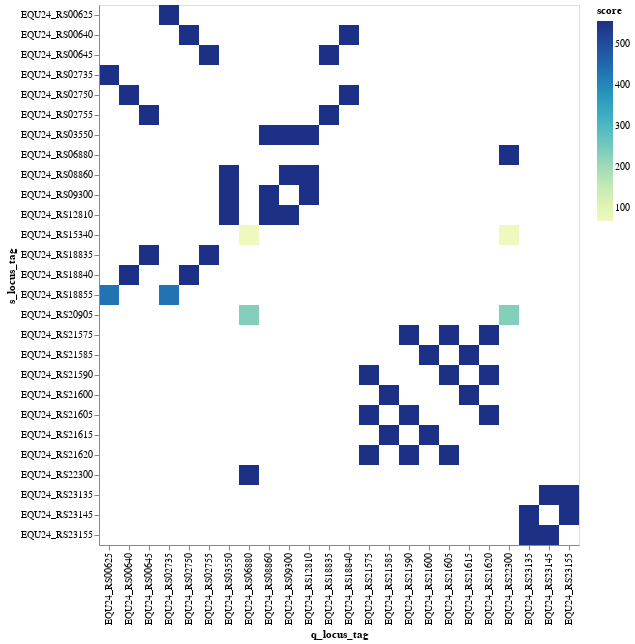

This figure's notebook cell:
### Code cell
alt.Chart(ex_adj).mark_rect().encode(
    x = alt.X('q_locus_tag:O'),
    y = alt.Y('s_locus_tag:O'),
    color = alt.Color('score:Q'),
    tooltip = ['query_name:O','subject_name:O','score:Q','pident:Q','aln_len:Q']
)

### Figure 1 — Vega-Lite specification as saved in the notebook (floating-point values rounded to 4 significant figures)
{"config": {"view": {"continuousWidth": 400, "continuousHeight": 300}}, "data": {"name": "data-1b30a2924ebaf37a561e68d47787b921"}, "mark": "rect", "encoding": {"color": {"type": "quantitative", "field": "score"}, "tooltip": [{"type": "ordinal", "field": "query_name"}, {"type": "ordinal", "field": "subject_name"}, {"type": "quantitative", "field": "score"}, {"type": "quantitative", "field": "pident"}, {"type": "quantitative", "field": "aln_len"}], "x": {"type": "ordinal", "field": "q_locus_tag"}, "y": {"type": "ordinal", "field": "s_locus_tag"}}, "$schema": "https://vega.github.io/schema/vega-lite/v4.8.1.json", "datasets": {"data-1b30a2924ebaf37a561e68d47787b921": [{"query_name": "EQU24_RS00625||", "subject_name": "EQU24_RS02735||", "pident": 100.0, "aln_len": 300, "mismatches": 0, "gap_opens": 0, "query_start": 1, "query_end": 300, "subject_start": 1, "subject_end": 300, "evalue": 1.37e-159, "score": 555.0, "q_locus_tag": "EQU24_RS00625", "q_gene": "", "q_product": "", "s_locus_tag": "EQU24_RS02735", "s_gene": "", "s_product": ""}, {"query_name": "EQU24_RS00625||", "subject_name": "EQU24_RS18855||", "pident": 100.0, "aln_len": 234, "mismatches": 0, "gap_opens": 0, "query_start": 67, "query_end": 300, "subject_start": 67, "subject_end": 300, "evalue": 6.68e-123, "score": 433.0, "q_locus_tag": "EQU24_RS00625", "q_gene": "", "q_product": "", "s_locus_tag": "EQU24_RS18855", "s_gene": "", "s_product": ""}, {"query_name": "EQU24_RS00640||", "subject_name": "EQU24_RS18840||", "pident": 100.0, "aln_len": 300, "mismatches": 0, "gap_opens": 0, "query_start": 1, "query_end": 300, "subject_start": 1, "subject_end": 300, "evalue": 1.37e-159, "score": 555.0, "q_locus_tag": "EQU24_RS00640", "q_gene": "", "q_product": "", "s_locus_tag": "EQU24_RS18840", "s_gene": "", "s_product": ""}, {"query_name": "EQU24_RS00640||", "subject_name": "EQU24_RS02750||", "pident": 100.0, "aln_len": 300, "mismatches": 0, "gap_opens": 0, "query_start": 1, "query_end": 300, "subject_start": 1, "subject_end": 300, "evalue": 1.37e-159, "score": 555.0, "q_locus_tag": "EQU24_RS00640", "q_gene": "", "q_product": "", "s_locus_tag": "EQU24_RS02750", "s_gene": "", "s_product": ""}, {"query_name": "EQU24_RS00645||", "subject_name": "EQU24_RS18835||", "pident": 100.0, "aln_len": 300, "mismatches": 0, "gap_opens": 0, "query_start": 1, "query_end": 300, "subject_start": 1, "subject_end": 300, "evalue": 1.37e-159, "score": 555.0, "q_locus_tag": "EQU24_RS00645", "q_gene": "", "q_product": "", "s_locus_tag": "EQU24_RS18835", "s_gene": "", "s_product": ""}, {"query_name": "EQU24_RS00645||", "subject_name": "EQU24_RS02755||", "pident": 100.0, "aln_len": 300, "mismatches": 0, "gap_opens": 0, "query_start": 1, "query_end": 300, "subject_start": 1, "subject_end": 300, "evalue": 1.37e-159, "score": 555.0, "q_locus_tag": "EQU24_RS00645", "q_gene": "", "q_product": "", "s_locus_tag": "EQU24_RS02755", "s_gene": "", "s_product": ""}, {"query_name": "EQU24_RS02735||", "subject_name": "EQU24_RS00625||", "pident": 100.0, "aln_len": 300, "mismatches": 0, "gap_opens": 0, "query_start": 1, "query_end": 300, "subject_start": 1, "subject_end": 300, "evalue": 1.37e-159, "score": 555.0, "q_locus_tag": "EQU24_RS02735", "q_gene": "", "q_product": "", "s_locus_tag": "EQU24_RS00625", "s_gene": "", "s_product": ""}, {"query_name": "EQU24_RS02735||", "subject_name": "EQU24_RS18855||", "pident": 100.0, "aln_len": 234, "mismatches": 0, "gap_opens": 0, "query_start": 67, "query_end": 300, "subject_start": 67, "subject_end": 300, "evalue": 6.68e-123, "score": 433.0, "q_locus_tag": "EQU24_RS02735", "q_gene": "", "q_product": "", "s_locus_tag": "EQU24_RS18855", "s_gene": "", "s_product": ""}, {"query_name": "EQU24_RS02750||", "subject_name": "EQU24_RS18840||", "pident": 100.0, "aln_len": 300, "mismatches": 0, "gap_opens": 0, "query_start": 1, "query_end": 300, "subject_start": 1, "subject_end": 300, "evalue": 1.37e-159, "score": 555.0, "q_locus_tag": "EQU24_RS02750", "q_gene": "", "q_product": "", "s_locus_tag": "EQU24_RS18840", "s_gene": "", "s_product": ""}, {"query_name": "EQU24_RS02750||", "subject_name": "EQU24_RS00640||", "pident": 100.0, "aln_len": 300, "mismatches": 0, "gap_opens": 0, "query_start": 1, "query_end": 300, "subject_start": 1, "subject_end": 300, "evalue": 1.37e-159, "score": 555.0, "q_locus_tag": "EQU24_RS02750", "q_gene": "", "q_product": "", "s_locus_tag": "EQU24_RS00640", "s_gene": "", "s_product": ""}, {"query_name": "EQU24_RS02755||", "subject_name": "EQU24_RS18835||", "pident": 100.0, "aln_len": 300, "mismatches": 0, "gap_opens": 0, "query_start": 1, "query_end": 300, "subject_start": 1, "subject_end": 300, "evalue": 1.37e-159, "score": 555.0, "q_locus_tag": "EQU24_RS02755", "q_gene": "", "q_product": "", "s_locus_tag": "EQU24_RS18835", "s_gene": "", "s_product": ""}, {"query_name": "EQU24_RS02755||", "subject_name": "EQU24_RS00645||", "pident": 100.0, "aln_len": 300, "mismatches": 0, "gap_opens": 0, "query_start": 1, "query_end": 300, "subject_start": 1, "subject_end": 300, "evalue": 1.37e-159, "score": 555.0, "q_locus_tag": "EQU24_RS02755", "q_gene": "", "q_product": "", "s_locus_tag": "EQU24_RS00645", "s_gene": "", "s_product": ""}, {"query_name": "EQU24_RS03550|ltrA|group", "subject_name": "EQU24_RS12810|ltrA|group", "pident": 100.0, "aln_len": 300, "mismatches": 0, "gap_opens": 0, "query_start": 1, "query_end": 300, "subject_start": 1, "subject_end": 300, "evalue": 1.37e-159, "score": 555.0, "q_locus_tag": "EQU24_RS03550", "q_gene": "ltrA", "q_product": "group", "s_locus_tag": "EQU24_RS12810", "s_gene": "ltrA", "s_product": "group"}, {"query_name": "EQU24_RS03550|ltrA|group", "subject_name": "EQU24_RS09300|ltrA|group", "pident": 100.0, "aln_len": 300, "mismatches": 0, "gap_opens": 0, "query_start": 1, "query_end": 300, "subject_start": 1, "subject_end": 300, "evalue": 1.37e-159, "score": 555.0, "q_locus_tag": "EQU24_RS03550", "q_gene": "ltrA", "q_product": "group", "s_locus_tag": "EQU24_RS09300", "s_gene": "ltrA", "s_product": "group"}, {"query_name": "EQU24_RS03550|ltrA|group", "subject_name": "EQU24_RS08860|ltrA|group", "pident": 100.0, "aln_len": 300, "mismatches": 0, "gap_opens": 0, "query_start": 1, "query_end": 300, "subject_start": 1, "subject_end": 300, "evalue": 1.37e-159, "score": 555.0, "q_locus_tag": "EQU24_RS03550", "q_gene": "ltrA", "q_product": "group", "s_locus_tag": "EQU24_RS08860", "s_gene": "ltrA", "s_product": "group"}, {"query_name": "EQU24_RS06880||hypothetical", "subject_name": "EQU24_RS22300||hypothetical", "pident": 100.0, "aln_len": 300, "mismatches": 0, "gap_opens": 0, "query_start": 1, "query_end": 300, "subject_start": 1, "subject_end": 300, "evalue": 1.37e-159, "score": 555.0, "q_locus_tag": "EQU24_RS06880", "q_gene": "", "q_product": "hypothetical", "s_locus_tag": "EQU24_RS22300", "s_gene": "", "s_product": "hypothetical"}, {"query_name": "EQU24_RS06880||hypothetical", "subject_name": "EQU24_RS20905||ISKra4", "pident": 89.95, "aln_len": 189, "mismatches": 7, "gap_opens": 4, "query_start": 124, "query_end": 300, "subject_start": 14, "subject_end": 202, "evalue": 7.27e-63, "score": 233.0, "q_locus_tag": "EQU24_RS06880", "q_gene": "", "q_product": "hypothetical", "s_locus_tag": "EQU24_RS20905", "s_gene": "", "s_product": "ISKra4"}, {"query_name": "EQU24_RS06880||hypothetical", "subject_name": "EQU24_RS15340||adenine", "pident": 95.35, "aln_len": 43, "mismatches": 1, "gap_opens": 1, "query_start": 252, "query_end": 293, "subject_start": 2, "subject_end": 44, "evalue": 7.81e-13, "score": 67.6, "q_locus_tag": "EQU24_RS06880", "q_gene": "", "q_product": "hypothetical", "s_locus_tag": "EQU24_RS15340", "s_gene": "", "s_product": "adenine"}, {"query_name": "EQU24_RS08860|ltrA|group", "subject_name": "EQU24_RS12810|ltrA|group", "pident": 100.0, "aln_len": 300, "mismatches": 0, "gap_opens": 0, "query_start": 1, "query_end": 300, "subject_start": 1, "subject_end": 300, "evalue": 1.37e-159, "score": 555.0, "q_locus_tag": "EQU24_RS08860", "q_gene": "ltrA", "q_product": "group", "s_locus_tag": "EQU24_RS12810", "s_gene": "ltrA", "s_product": "group"}, {"query_name": "EQU24_RS08860|ltrA|group", "subject_name": "EQU24_RS09300|ltrA|group", "pident": 100.0, "aln_len": 300, "mismatches": 0, "gap_opens": 0, "query_start": 1, "query_end": 300, "subject_start": 1, "subject_end": 300, "evalue": 1.37e-159, "score": 555.0, "q_locus_tag": "EQU24_RS08860", "q_gene": "ltrA", "q_product": "group", "s_locus_tag": "EQU24_RS09300", "s_gene": "ltrA", "s_product": "group"}, {"query_name": "EQU24_RS08860|ltrA|group", "subject_name": "EQU24_RS03550|ltrA|group", "pident": 100.0, "aln_len": 300, "mismatches": 0, "gap_opens": 0, "query_start": 1, "query_end": 300, "subject_start": 1, "subject_end": 300, "evalue": 1.37e-159, "score": 555.0, "q_locus_tag": "EQU24_RS08860", "q_gene": "ltrA", "q_product": "group", "s_locus_tag": "EQU24_RS03550", "s_gene": "ltrA", "s_product": "group"}, {"query_name": "EQU24_RS09300|ltrA|group", "subject_name": "EQU24_RS12810|ltrA|group", "pident": 100.0, "aln_len": 300, "mismatches": 0, "gap_opens": 0, "query_start": 1, "query_end": 300, "subject_start": 1, "subject_end": 300, "evalue": 1.37e-159, "score": 555.0, "q_locus_tag": "EQU24_RS09300", "q_gene": "ltrA", "q_product": "group", "s_locus_tag": "EQU24_RS12810", "s_gene": "ltrA", "s_product": "group"}, {"query_name": "EQU24_RS09300|ltrA|group", "subject_name": "EQU24_RS08860|ltrA|group", "pident": 100.0, "aln_len": 300, "mismatches": 0, "gap_opens": 0, "query_start": 1, "query_end": 300, "subject_start": 1, "subject_end": 300, "evalue": 1.37e-159, "score": 555.0, "q_locus_tag": "EQU24_RS09300", "q_gene": "ltrA", "q_product": "group", "s_locus_tag": "EQU24_RS08860", "s_gene": "ltrA", "s_product": "group"}, {"query_name": "EQU24_RS09300|ltrA|group", "subject_name": "EQU24_RS03550|ltrA|group", "pident": 100.0, "aln_len": 300, "mismatches": 0, "gap_opens": 0, "query_start": 1, "query_end": 300, "subject_start": 1, "subject_end": 300, "evalue": 1.37e-159, "score": 555.0, "q_locus_tag": "EQU24_RS09300", "q_gene": "ltrA", "q_product": "group", "s_locus_tag": "EQU24_RS03550", "s_gene": "ltrA", "s_product": "group"}, {"query_name": "EQU24_RS12810|ltrA|group", "subject_name": "EQU24_RS09300|ltrA|group", "pident": 100.0, "aln_len": 300, "mismatches": 0, "gap_opens": 0, "query_start": 1, "query_end": 300, "subject_start": 1, "subject_end": 300, "evalue": 1.37e-159, "score": 555.0, "q_locus_tag": "EQU24_RS12810", "q_gene": "ltrA", "q_product": "group", "s_locus_tag": "EQU24_RS09300", "s_gene": "ltrA", "s_product": "group"}, {"query_name": "EQU24_RS12810|ltrA|group", "subject_name": "EQU24_RS08860|ltrA|group", "pident": 100.0, "aln_len": 300, "mismatches": 0, "gap_opens": 0, "query_start": 1, "query_end": 300, "subject_start": 1, "subject_end": 300, "evalue": 1.37e-159, "score": 555.0, "q_locus_tag": "EQU24_RS12810", "q_gene": "ltrA", "q_product": "group", "s_locus_tag": "EQU24_RS08860", "s_gene": "ltrA", "s_product": "group"}, {"query_name": "EQU24_RS12810|ltrA|group", "subject_name": "EQU24_RS03550|ltrA|group", "pident": 100.0, "aln_len": 300, "mismatches": 0, "gap_opens": 0, "query_start": 1, "query_end": 300, "subject_start": 1, "subject_end": 300, "evalue": 1.37e-159, "score": 555.0, "q_locus_tag": "EQU24_RS12810", "q_gene": "ltrA", "q_product": "group", "s_locus_tag": "EQU24_RS03550", "s_gene": "ltrA", "s_product": "group"}, {"query_name": "EQU24_RS18835||", "subject_name": "EQU24_RS02755||", "pident": 100.0, "aln_len": 300, "mismatches": 0, "gap_opens": 0, "query_start": 1, "query_end": 300, "subject_start": 1, "subject_end": 300, "evalue": 1.37e-159, "score": 555.0, "q_locus_tag": "EQU24_RS18835", "q_gene": "", "q_product": "", "s_locus_tag": "EQU24_RS02755", "s_gene": "", "s_product": ""}, {"query_name": "EQU24_RS18835||", "subject_name": "EQU24_RS00645||", "pident": 100.0, "aln_len": 300, "mismatches": 0, "gap_opens": 0, "query_start": 1, "query_end": 300, "subject_start": 1, "subject_end": 300, "evalue": 1.37e-159, "score": 555.0, "q_locus_tag": "EQU24_RS18835", "q_gene": "", "q_product": "", "s_locus_tag": "EQU24_RS00645", "s_gene": "", "s_product": ""}, {"query_name": "EQU24_RS18840||", "subject_name": "EQU24_RS02750||", "pident": 100.0, "aln_len": 300, "mismatches": 0, "gap_opens": 0, "query_start": 1, "query_end": 300, "subject_start": 1, "subject_end": 300, "evalue": 1.37e-159, "score": 555.0, "q_locus_tag": "EQU24_RS18840", "q_gene": "", "q_product": "", "s_locus_tag": "EQU24_RS02750", "s_gene": "", "s_product": ""}, {"query_name": "EQU24_RS18840||", "subject_name": "EQU24_RS00640||", "pident": 100.0, "aln_len": 300, "mismatches": 0, "gap_opens": 0, "query_start": 1, "query_end": 300, "subject_start": 1, "subject_end": 300, "evalue": 1.37e-159, "score": 555.0, "q_locus_tag": "EQU24_RS18840", "q_gene": "", "q_product": "", "s_locus_tag": "EQU24_RS00640", "s_gene": "", "s_product": ""}, {"query_name": "EQU24_RS21575|tkt|transketolase", "subject_name": "EQU24_RS21620|tkt|transketolase", "pident": 100.0, "aln_len": 300, "mismatches": 0, "gap_opens": 0, "query_start": 1, "query_end": 300, "subject_start": 1, "subject_end": 300, "evalue": 1.37e-159, "score": 555.0, "q_locus_tag": "EQU24_RS21575", "q_gene": "tkt", "q_product": "transketolase", "s_locus_tag": "EQU24_RS21620", "s_gene": "tkt", "s_product": "transketolase"}, {"query_name": "EQU24_RS21575|tkt|transketolase", "subject_name": "EQU24_RS21605|tkt|transketolase", "pident": 100.0, "aln_len": 300, "mismatches": 0, "gap_opens": 0, "query_start": 1, "query_end": 300, "subject_start": 1, "subject_end": 300, "evalue": 1.37e-159, "score": 555.0, "q_locus_tag": "EQU24_RS21575", "q_gene": "tkt", "q_product": "transketolase", "s_locus_tag": "EQU24_RS21605", "s_gene": "tkt", "s_product": "transketolase"}, {"query_name": "EQU24_RS21575|tkt|transketolase", "subject_name": "EQU24_RS21590|tkt|transketolase", "pident": 100.0, "aln_len": 300, "mismatches": 0, "gap_opens": 0, "query_start": 1, "query_end": 300, "subject_start": 1, "subject_end": 300, "evalue": 1.37e-159, "score": 555.0, "q_locus_tag": "EQU24_RS21575", "q_gene": "tkt", "q_product": "transketolase", "s_locus_tag": "EQU24_RS21590", "s_gene": "tkt", "s_product": "transketolase"}, {"query_name": "EQU24_RS21585||hypothetical", "subject_name": "EQU24_RS21615||hypothetical", "pident": 100.0, "aln_len": 300, "mismatches": 0, "gap_opens": 0, "query_start": 1, "query_end": 300, "subject_start": 1, "subject_end": 300, "evalue": 1.37e-159, "score": 555.0, "q_locus_tag": "EQU24_RS21585", "q_gene": "", "q_product": "hypothetical", "s_locus_tag": "EQU24_RS21615", "s_gene": "", "s_product": "hypothetical"}, {"query_name": "EQU24_RS21585||hypothetical", "subject_name": "EQU24_RS21600||hypothetical", "pident": 100.0, "aln_len": 300, "mismatches": 0, "gap_opens": 0, "query_start": 1, "query_end": 300, "subject_start": 1, "subject_end": 300, "evalue": 1.37e-159, "score": 555.0, "q_locus_tag": "EQU24_RS21585", "q_gene": "", "q_product": "hypothetical", "s_locus_tag": "EQU24_RS21600", "s_gene": "", "s_product": "hypothetical"}, {"query_name": "EQU24_RS21590|tkt|transketolase", "subject_name": "EQU24_RS21620|tkt|transketolase", "pident": 100.0, "aln_len": 300, "mismatches": 0, "gap_opens": 0, "query_start": 1, "query_end": 300, "subject_start": 1, "subject_end": 300, "evalue": 1.37e-159, "score": 555.0, "q_locus_tag": "EQU24_RS21590", "q_gene": "tkt", "q_product": "transketolase", "s_locus_tag": "EQU24_RS21620", "s_gene": "tkt", "s_product": "transketolase"}, {"query_name": "EQU24_RS21590|tkt|transketolase", "subject_name": "EQU24_RS21605|tkt|transketolase", "pident": 100.0, "aln_len": 300, "mismatches": 0, "gap_opens": 0, "query_start": 1, "query_end": 300, "subject_start": 1, "subject_end": 300, "evalue": 1.37e-159, "score": 555.0, "q_locus_tag": "EQU24_RS21590", "q_gene": "tkt", "q_product": "transketolase", "s_locus_tag": "EQU24_RS21605", "s_gene": "tkt", "s_product": "transketolase"}, {"query_name": "EQU24_RS21590|tkt|transketolase", "subject_name": "EQU24_RS21575|tkt|transketolase", "pident": 100.0, "aln_len": 300, "mismatches": 0, "gap_opens": 0, "query_start": 1, "query_end": 300, "subject_start": 1, "subject_end": 300, "evalue": 1.37e-159, "score": 555.0, "q_locus_tag": "EQU24_RS21590", "q_gene": "tkt", "q_product": "transketolase", "s_locus_tag": "EQU24_RS21575", "s_gene": "tkt", "s_product": "transketolase"}, {"query_name": "EQU24_RS21600||hypothetical", "subject_name": "EQU24_RS21615||hypothetical", "pident": 100.0, "aln_len": 300, "mismatches": 0, "gap_opens": 0, "query_start": 1, "query_end": 300, "subject_start": 1, "subject_end": 300, "evalue": 1.37e-159, "score": 555.0, "q_locus_tag": "EQU24_RS21600", "q_gene": "", "q_product": "hypothetical", "s_locus_tag": "EQU24_RS21615", "s_gene": "", "s_product": "hypothetical"}, {"query_name": "EQU24_RS21600||hypothetical", "subject_name": "EQU24_RS21585||hypothetical", "pident": 100.0, "aln_len": 300, "mismatches": 0, "gap_opens": 0, "query_start": 1, "query_end": 300, "subject_start": 1, "subject_end": 300, "evalue": 1.37e-159, "score": 555.0, "q_locus_tag": "EQU24_RS21600", "q_gene": "", "q_product": "hypothetical", "s_locus_tag": "EQU24_RS21585", "s_gene": "", "s_product": "hypothetical"}, {"query_name": "EQU24_RS21605|tkt|transketolase", "subject_name": "EQU24_RS21620|tkt|transketolase", "pident": 100.0, "aln_len": 300, "mismatches": 0, "gap_opens": 0, "query_start": 1, "query_end": 300, "subject_start": 1, "subject_end": 300, "evalue": 1.37e-159, "score": 555.0, "q_locus_tag": "EQU24_RS21605", "q_gene": "tkt", "q_product": "transketolase", "s_locus_tag": "EQU24_RS21620", "s_gene": "tkt", "s_product": "transketolase"}, {"query_name": "EQU24_RS21605|tkt|transketolase", "subject_name": "EQU24_RS21590|tkt|transketolase", "pident": 100.0, "aln_len": 300, "mismatches": 0, "gap_opens": 0, "query_start": 1, "query_end": 300, "subject_start": 1, "subject_end": 300, "evalue": 1.37e-159, "score": 555.0, "q_locus_tag": "EQU24_RS21605", "q_gene": "tkt", "q_product": "transketolase", "s_locus_tag": "EQU24_RS21590", "s_gene": "tkt", "s_product": "transketolase"}, {"query_name": "EQU24_RS21605|tkt|transketolase", "subject_name": "EQU24_RS21575|tkt|transketolase", "pident": 100.0, "aln_len": 300, "mismatches": 0, "gap_opens": 0, "query_start": 1, "query_end": 300, "subject_start": 1, "subject_end": 300, "evalue": 1.37e-159, "score": 555.0, "q_locus_tag": "EQU24_RS21605", "q_gene": "tkt", "q_product": "transketolase", "s_locus_tag": "EQU24_RS21575", "s_gene": "tkt", "s_product": "transketolase"}, {"query_name": "EQU24_RS21615||hypothetical", "subject_name": "EQU24_RS21600||hypothetical", "pident": 100.0, "aln_len": 300, "mismatches": 0, "gap_opens": 0, "query_start": 1, "query_end": 300, "subject_start": 1, "subject_end": 300, "evalue": 1.37e-159, "score": 555.0, "q_locus_tag": "EQU24_RS21615", "q_gene": "", "q_product": "hypothetical", "s_locus_tag": "EQU24_RS21600", "s_gene": "", "s_product": "hypothetical"}, {"query_name": "EQU24_RS21615||hypothetical", "subject_name": "EQU24_RS21585||hypothetical", "pident": 100.0, "aln_len": 300, "mismatches": 0, "gap_opens": 0, "query_start": 1, "query_end": 300, "subject_start": 1, "subject_end": 300, "evalue": 1.37e-159, "score": 555.0, "q_locus_tag": "EQU24_RS21615", "q_gene": "", "q_product": "hypothetical", "s_locus_tag": "EQU24_RS21585", "s_gene": "", "s_product": "hypothetical"}, {"query_name": "EQU24_RS21620|tkt|transketolase", "subject_name": "EQU24_RS21605|tkt|transketolase", "pident": 100.0, "aln_len": 300, "mismatches": 0, "gap_opens": 0, "query_start": 1, "query_end": 300, "subject_start": 1, "subject_end": 300, "evalue": 1.37e-159, "score": 555.0, "q_locus_tag": "EQU24_RS21620", "q_gene": "tkt", "q_product": "transketolase", "s_locus_tag": "EQU24_RS21605", "s_gene": "tkt", "s_product": "transketolase"}, {"query_name": "EQU24_RS21620|tkt|transketolase", "subject_name": "EQU24_RS21590|tkt|transketolase", "pident": 100.0, "aln_len": 300, "mismatches": 0, "gap_opens": 0, "query_start": 1, "query_end": 300, "subject_start": 1, "subject_end": 300, "evalue": 1.37e-159, "score": 555.0, "q_locus_tag": "EQU24_RS21620", "q_gene": "tkt", "q_product": "transketolase", "s_locus_tag": "EQU24_RS21590", "s_gene": "tkt", "s_product": "transketolase"}, {"query_name": "EQU24_RS21620|tkt|transketolase", "subject_name": "EQU24_RS21575|tkt|transketolase", "pident": 100.0, "aln_len": 300, "mismatches": 0, "gap_opens": 0, "query_start": 1, "query_end": 300, "subject_start": 1, "subject_end": 300, "evalue": 1.37e-159, "score": 555.0, "q_locus_tag": "EQU24_RS21620", "q_gene": "tkt", "q_product": "transketolase", "s_locus_tag": "EQU24_RS21575", "s_gene": "tkt", "s_product": "transketolase"}, {"query_name": "EQU24_RS22300||hypothetical", "subject_name": "EQU24_RS06880||hypothetical", "pident": 100.0, "aln_len": 300, "mismatches": 0, "gap_opens": 0, "query_start": 1, "query_end": 300, "subject_start": 1, "subject_end": 300, "evalue": 1.37e-159, "score": 555.0, "q_locus_tag": "EQU24_RS22300", "q_gene": "", "q_product": "hypothetical", "s_locus_tag": "EQU24_RS06880", "s_gene": "", "s_product": "hypothetical"}, {"query_name": "EQU24_RS22300||hypothetical", "subject_name": "EQU24_RS20905||ISKra4", "pident": 89.95, "aln_len": 189, "mismatches": 7, "gap_opens": 4, "query_start": 124, "query_end": 300, "subject_start": 14, "subject_end": 202, "evalue": 7.27e-63, "score": 233.0, "q_locus_tag": "EQU24_RS22300", "q_gene": "", "q_product": "hypothetical", "s_locus_tag": "EQU24_RS20905", "s_gene": "", "s_product": "ISKra4"}, {"query_name": "EQU24_RS22300||hypothetical", "subject_name": "EQU24_RS15340||adenine", "pident": 95.35, "aln_len": 43, "mismatches": 1, "gap_opens": 1, "query_start": 252, "query_end": 293, "subject_start": 2, "subject_end": 44, "evalue": 7.81e-13, "score": 67.6, "q_locus_tag": "EQU24_RS22300", "q_gene": "", "q_product": "hypothetical", "s_locus_tag": "EQU24_RS15340", "s_gene": "", "s_product": "adenine"}, {"query_name": "EQU24_RS23135|hxlA|3-hexulose-6-phosphate", "subject_name": "EQU24_RS23155|hxlA|3-hexulose-6-phosphate", "pident": 100.0, "aln_len": 300, "mismatches": 0, "gap_opens": 0, "query_start": 1, "query_end": 300, "subject_start": 1, "subject_end": 300, "evalue": 1.37e-159, "score": 555.0, "q_locus_tag": "EQU24_RS23135", "q_gene": "hxlA", "q_product": "3-hexulose-6-phosphate", "s_locus_tag": "EQU24_RS23155", "s_gene": "hxlA", "s_product": "3-hexulose-6-phosphate"}, {"query_name": "EQU24_RS23135|hxlA|3-hexulose-6-phosphate", "subject_name": "EQU24_RS23145|hxlA|3-hexulose-6-phosphate", "pident": 100.0, "aln_len": 300, "mismatches": 0, "gap_opens": 0, "query_start": 1, "query_end": 300, "subject_start": 1, "subject_end": 300, "evalue": 1.37e-159, "score": 555.0, "q_locus_tag": "EQU24_RS23135", "q_gene": "hxlA", "q_product": "3-hexulose-6-phosphate", "s_locus_tag": "EQU24_RS23145", "s_gene": "hxlA", "s_product": "3-hexulose-6-phosphate"}, {"query_name": "EQU24_RS23145|hxlA|3-hexulose-6-phosphate", "subject_name": "EQU24_RS23155|hxlA|3-hexulose-6-phosphate", "pident": 100.0, "aln_len": 300, "mismatches": 0, "gap_opens": 0, "query_start": 1, "query_end": 300, "subject_start": 1, "subject_end": 300, "evalue": 1.37e-159, "score": 555.0, "q_locus_tag": "EQU24_RS23145", "q_gene": "hxlA", "q_product": "3-hexulose-6-phosphate", "s_locus_tag": "EQU24_RS23155", "s_gene": "hxlA", "s_product": "3-hexulose-6-phosphate"}, {"query_name": "EQU24_RS23145|hxlA|3-hexulose-6-phosphate", "subject_name": "EQU24_RS23135|hxlA|3-hexulose-6-phosphate", "pident": 100.0, "aln_len": 300, "mismatches": 0, "gap_opens": 0, "query_start": 1, "query_end": 300, "subject_start": 1, "subject_end": 300, "evalue": 1.37e-159, "score": 555.0, "q_locus_tag": "EQU24_RS23145", "q_gene": "hxlA", "q_product": "3-hexulose-6-phosphate", "s_locus_tag": "EQU24_RS23135", "s_gene": "hxlA", "s_product": "3-hexulose-6-phosphate"}, {"query_name": "EQU24_RS23155|hxlA|3-hexulose-6-phosphate", "subject_name": "EQU24_RS23145|hxlA|3-hexulose-6-phosphate", "pident": 100.0, "aln_len": 300, "mismatches": 0, "gap_opens": 0, "query_start": 1, "query_end": 300, "subject_start": 1, "subject_end": 300, "evalue": 1.37e-159, "score": 555.0, "q_locus_tag": "EQU24_RS23155", "q_gene": "hxlA", "q_product": "3-hexulose-6-phosphate", "s_locus_tag": "EQU24_RS23145", "s_gene": "hxlA", "s_product": "3-hexulose-6-phosphate"}, {"query_name": "EQU24_RS23155|hxlA|3-hexulose-6-phosphate", "subject_name": "EQU24_RS23135|hxlA|3-hexulose-6-phosphate", "pident": 100.0, "aln_len": 300, "mismatches": 0, "gap_opens": 0, "query_start": 1, "query_end": 300, "subject_start": 1, "subject_end": 300, "evalue": 1.37e-159, "score": 555.0, "q_locus_tag": "EQU24_RS23155", "q_gene": "hxlA", "q_product": "3-hexulose-6-phosphate", "s_locus_tag": "EQU24_RS23135", "s_gene": "hxlA", "s_product": "3-hexulose-6-phosphate"}]}}
